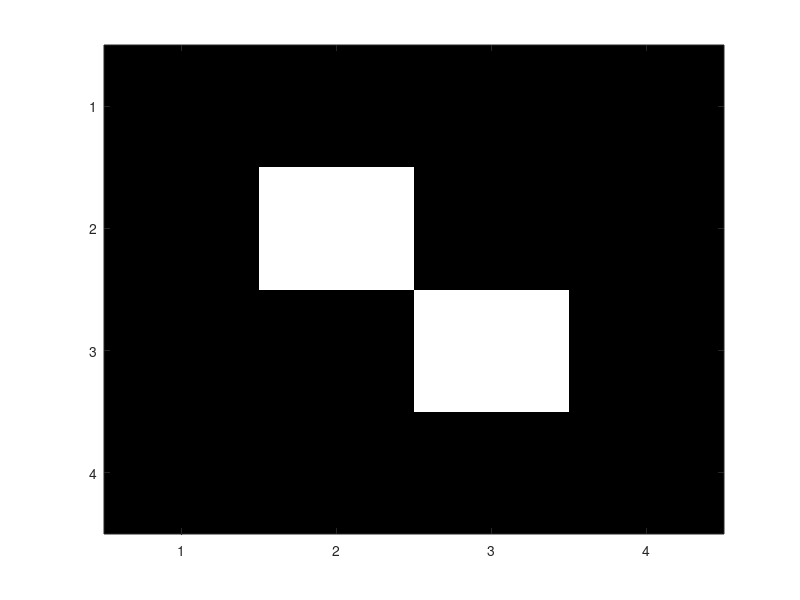
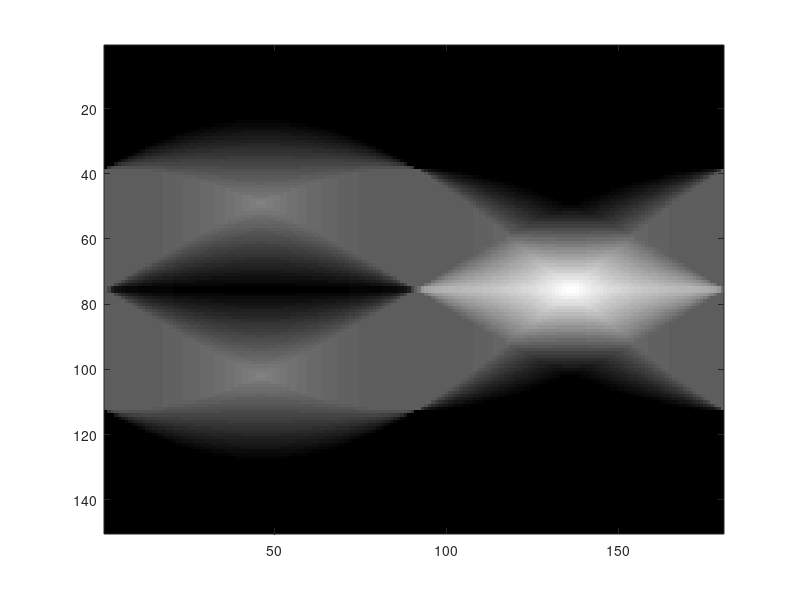

MATLAB code to generate these figures, in order:
%% A simple tomography matrix demo
n = 4;
x = -1 + (2/n)*(0:n); % discretization of [-1,1]
% Extending to 2d
[Y,X] = meshgrid(x(1:n)); % ensure that the "labeling" of pixels is preserved
xd = X(:)'; yd = Y(:)';
[Y,X] = meshgrid(x(2:end)); % ditto to the above
xu = X(:)'; yu = Y(:)';
% Note that {(xd(k),yd(k)),(xu(k),yd(k)),(xu(k),yu(k)),(xd(k),yu(k))}
% are the corners of the "kth pixel"!

% Set up parallel-beam geometry
M = 180; % number of illumination angles
K = 150; % number of parallel rays per illumination angle
theta = pi/M * (0:M-1); % equally spaced illumination angles
s = -1 + 2/(K-1) * (0:K-1); % equally spaced "offset" for parallel rays
% Remark: instead of simply letting -1<=s<=1 as is done here, you can scale
% this more generally as -S<=s<=S.

% We want to construct the tomography matrix A in sparse format
I = []; J = []; val = []; % we need these for A = sparse(I,J,val,M*K,n^2)
for m = 1:M % loop over angles
   cc = cos(theta(m)); ss = sin(theta(m)); % precompute the sine and cosine
   for k = 1:K % loop over rays
       if abs(cc) < eps % horizontal ray
           aux = (yd <= s(k)) .* (s(k) < yu); % which pixels encounter the X-ray?
           I = [I,((m-1)*K+k)*ones(1,sum(aux))]; % labels of X-rays
           J = [J,find(aux)]; % store the "active" pixels
           val = [val,xu(find(aux))-xd(find(aux))];
       elseif abs(ss) < eps % vertical ray
           aux = (xd < s(k)) .* (s(k) <= xu);
           I = [I,((m-1)*K+k)*ones(1,sum(aux))];
           J = [J,find(aux)];
           val = [val,yu(find(aux))-yd(find(aux))];
       elseif cc > 0 % X-ray with downward slope
           tmp = min((xu-s(k)*cc)/ss,(s(k)*ss-yd)/cc)-max((xd-s(k)*cc)/ss,...
               (s(k)*ss-yu)/cc); % cf. pg. 23 of the slides
           aux = tmp > 0; % apply ReLU; this is denoted by ()_+ in the slides 
           I = [I,((m-1)*K+k)*ones(1,sum(aux))];
           J = [J,find(aux)];
           val = [val,tmp(aux)];
       elseif cc < 0 % X-ray with upward slope
           tmp = min((xu-s(k)*cc)/ss,(s(k)*ss-yu)/cc)-max((xd-s(k)*cc)/ss,...
               (s(k)*ss-yd)/cc); % cf. pg. 24 of the slides
           aux = tmp > 0; % apply ReLU; this is denoted by ()_+ in the slides
           I = [I,((m-1)*K+k)*ones(1,sum(aux))];
           J = [J,find(aux)];
           val = [val,tmp(aux)];
       end
   end
end

A = sparse(I,J,val,M*K,n^2); % put everything together
   
%% Sanity check
% Let's consider the simple 4x4 phantom on the Wikipedia page
% https://en.wikipedia.org/wiki/Radon_transform

p = [0,0,0,0;0,1,0,0;0,0,1,0;0,0,0,0];
figure;
imagesc(p), colormap gray

meas = A*p(:);
sino = reshape(meas,K,M); % form the sinogram
figure;
imagesc(sino), colormap gray

% You can also try out this method on the Shepp-Logan phantom
% (function "phantom" in MATLAB)
